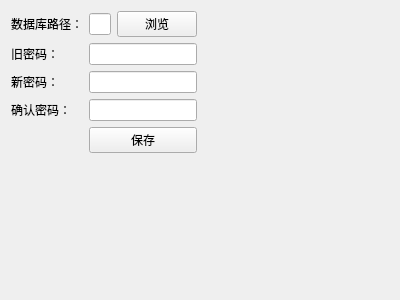
<?xml version="1.0" encoding="UTF-8"?>
<ui version="4.0">
 <class>SystemSettingsWidget</class>
 <widget class="QWidget" name="SystemSettingsWidget">
  <property name="geometry">
   <rect>
    <x>0</x>
    <y>0</y>
    <width>400</width>
    <height>300</height>
   </rect>
  </property>
  <property name="windowTitle">
   <string>Form</string>
  </property>
  <layout class="QHBoxLayout" name="horizontalLayout" stretch="2,2">
   <item>
    <layout class="QGridLayout" name="gridLayout">
     <item row="1" column="0">
      <widget class="QLabel" name="label_2">
       <property name="text">
        <string>旧密码：</string>
       </property>
      </widget>
     </item>
     <item row="3" column="0">
      <widget class="QLabel" name="label_4">
       <property name="text">
        <string>确认密码：</string>
       </property>
      </widget>
     </item>
     <item row="1" column="1" colspan="2">
      <widget class="QLineEdit" name="editOldPswd"/>
     </item>
     <item row="0" column="1">
      <widget class="QLineEdit" name="editDBPath"/>
     </item>
     <item row="2" column="1" colspan="2">
      <widget class="QLineEdit" name="editNewPswd"/>
     </item>
     <item row="3" column="1" colspan="2">
      <widget class="QLineEdit" name="editConfirmPswd"/>
     </item>
     <item row="4" column="1" colspan="2">
      <widget class="QPushButton" name="btnSave">
       <property name="text">
        <string>保存</string>
       </property>
      </widget>
     </item>
     <item row="0" column="2">
      <widget class="QPushButton" name="btnBrowse">
       <property name="text">
        <string>浏览</string>
       </property>
      </widget>
     </item>
     <item row="2" column="0">
      <widget class="QLabel" name="label_3">
       <property name="text">
        <string>新密码：</string>
       </property>
      </widget>
     </item>
     <item row="0" column="0">
      <widget class="QLabel" name="label">
       <property name="text">
        <string>数据库路径：</string>
       </property>
      </widget>
     </item>
     <item row="5" column="1">
      <spacer name="verticalSpacer">
       <property name="orientation">
        <enum>Qt::Orientation::Vertical</enum>
       </property>
       <property name="sizeHint" stdset="0">
        <size>
         <width>20</width>
         <height>40</height>
        </size>
       </property>
      </spacer>
     </item>
    </layout>
   </item>
   <item>
    <widget class="QLabel" name="label_511111">
     <property name="text">
      <string/>
     </property>
    </widget>
   </item>
  </layout>
 </widget>
 <resources/>
 <connections/>
</ui>
